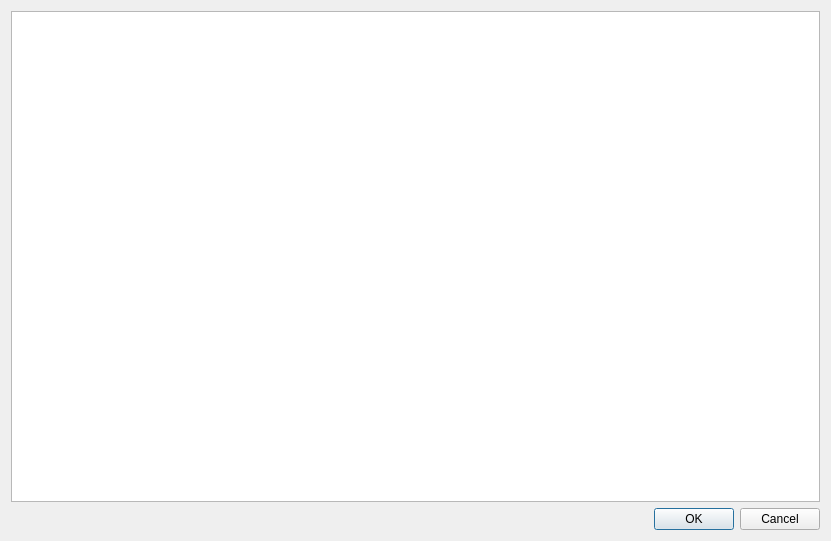
<?xml version="1.0" encoding="UTF-8"?>
<ui version="4.0">
 <class>QvkDirDialog</class>
 <widget class="QDialog" name="QvkDirDialog">
  <property name="geometry">
   <rect>
    <x>0</x>
    <y>0</y>
    <width>831</width>
    <height>541</height>
   </rect>
  </property>
  <property name="windowTitle">
   <string>Dialog</string>
  </property>
  <layout class="QVBoxLayout" name="verticalLayout">
   <item>
    <widget class="QTreeView" name="treeView"/>
   </item>
   <item>
    <widget class="QDialogButtonBox" name="buttonBox">
     <property name="orientation">
      <enum>Qt::Horizontal</enum>
     </property>
     <property name="standardButtons">
      <set>QDialogButtonBox::Cancel|QDialogButtonBox::Ok</set>
     </property>
    </widget>
   </item>
  </layout>
 </widget>
 <resources/>
 <connections>
  <connection>
   <sender>buttonBox</sender>
   <signal>accepted()</signal>
   <receiver>QvkDirDialog</receiver>
   <slot>accept()</slot>
   <hints>
    <hint type="sourcelabel">
     <x>248</x>
     <y>254</y>
    </hint>
    <hint type="destinationlabel">
     <x>157</x>
     <y>274</y>
    </hint>
   </hints>
  </connection>
  <connection>
   <sender>buttonBox</sender>
   <signal>rejected()</signal>
   <receiver>QvkDirDialog</receiver>
   <slot>reject()</slot>
   <hints>
    <hint type="sourcelabel">
     <x>316</x>
     <y>260</y>
    </hint>
    <hint type="destinationlabel">
     <x>286</x>
     <y>274</y>
    </hint>
   </hints>
  </connection>
 </connections>
</ui>
